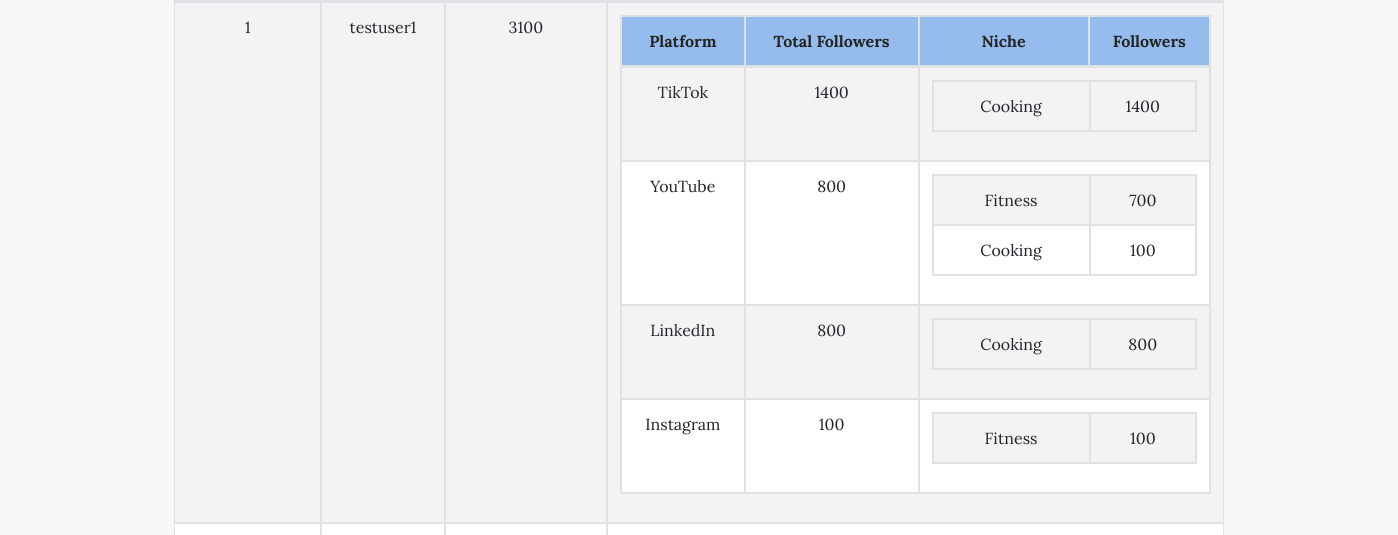
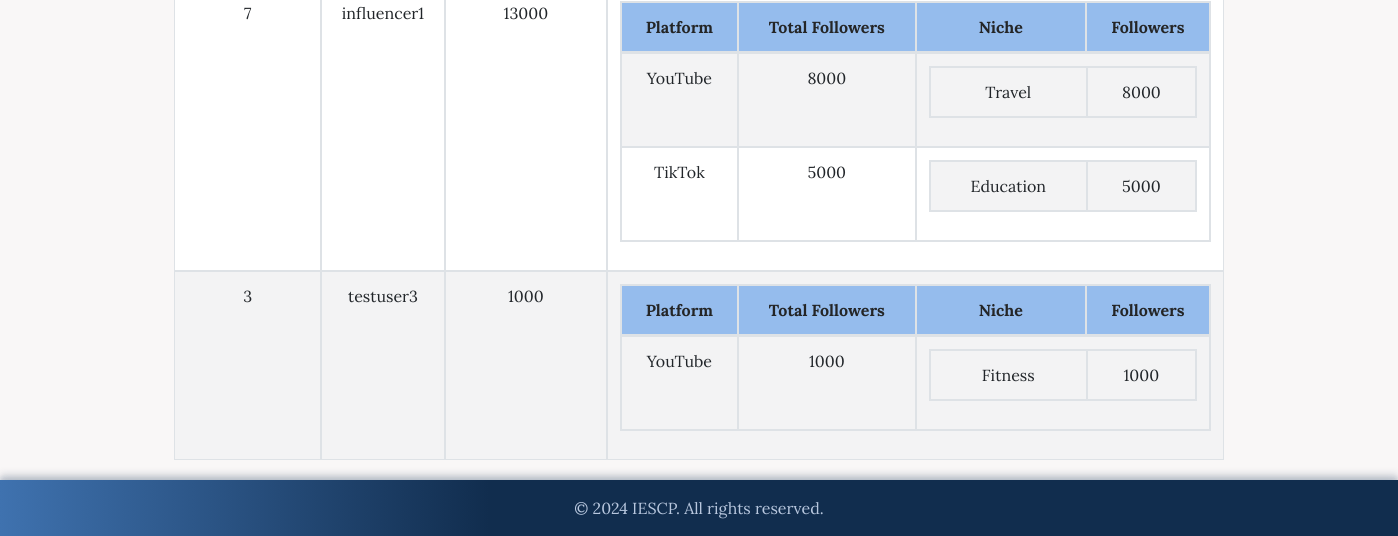
Before: /find_influencer (lower part) with the older database file (2 pictures, top to bottom).
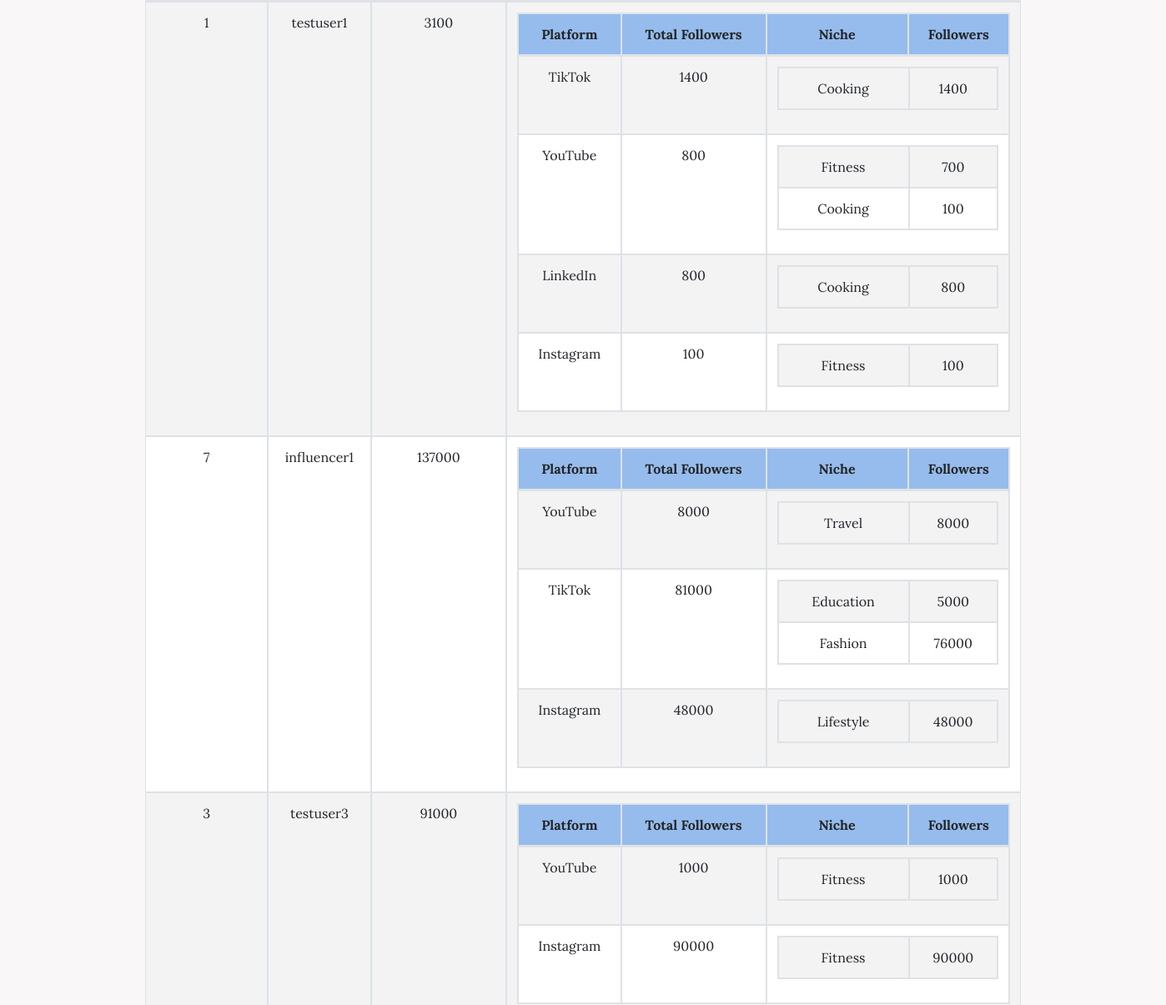
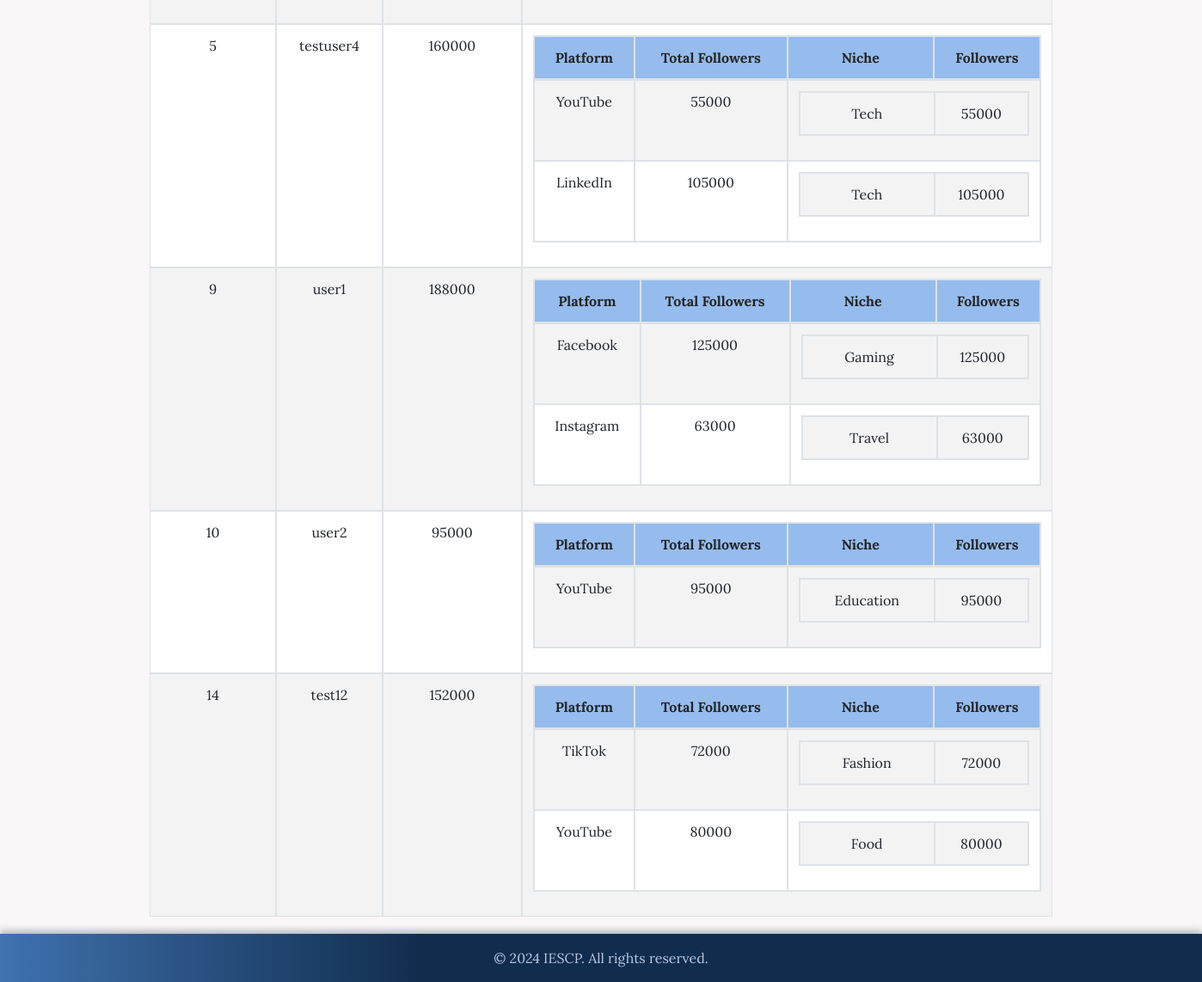
After: the same page with the newer database file (2 pictures, top to bottom).
### app/models.py (models this page shows, shortened)
class InfluencerProfile(db.Model):
    id = db.Column(db.Integer, primary_key=True)
    influencer_id = db.Column(db.Integer, db.ForeignKey('user.id'), nullable=False)
    followers = db.Column(db.Integer, nullable=False, default=0)
    platform = db.Column(db.Text, nullable=False, default='Unknown')
    niche = db.Column(db.Text, nullable=False, default='General')
    __table_args__ = (
        UniqueConstraint('influencer_id', 'platform', 'niche'),
    )

class User(db.Model):
    id = db.Column(db.Integer, primary_key=True)
    username = db.Column(db.String(64), unique=True, nullable=False)
    email = db.Column(db.String(120), unique=True, nullable=False)
    password_hash = db.Column(db.String(128))
    role = db.Column(db.String(64), nullable=False)
    campaigns = db.relationship('Campaign', backref='sponsor', lazy=True)
    ad_requests = db.relationship('AdRequest', backref='influencer', lazy=True)

### app/routes.py (the view, shortened to what this page needs)
@app.route('/find_influencer')
def find_influencer():
    niche_filter = request.args.get('niche', '').lower()
    platform_filter = request.args.get('platform', '').lower()
    selected_niche = request.args.get('niche', '')
    selected_platform = request.args.get('platform', '')
    profiles_query = db.session.query(
        InfluencerProfile,
        User.username.label('user_name')
    ).join(User, InfluencerProfile.influencer_id == User.id)
    profiles = profiles_query.all()
    aggregated_data = {}
    for profile, user_name in profiles:
        influencer_id = profile.influencer_id
        if influencer_id not in aggregated_data:
            aggregated_data[influencer_id] = {
                'username': user_name,
                'total_followers': 0,
                'platforms': {}
            }
        if profile.platform not in aggregated_data[influencer_id]['platforms']:
            aggregated_data[influencer_id]['platforms'][profile.platform] = {
                'total_followers': 0,
                'niches': {}
            }
        aggregated_data[influencer_id]['total_followers'] += profile.followers
        platform_data = aggregated_data[influencer_id]['platforms'][profile.platform]
        platform_data['total_followers'] += profile.followers
        if profile.niche not in platform_data['niches']:
            platform_data['niches'][profile.niche] = 0
        platform_data['niches'][profile.niche] += profile.followers
    profiles_data = []
    for influencer_id, data in aggregated_data.items():
        platforms_data = []
        for platform, platform_data in data['platforms'].items():
            niches_data = [{'niche': niche, 'followers': followers} for niche, followers in platform_data['niches'].items()]
            platforms_data.append({
                'platform': platform,
                'total_followers': platform_data['total_followers'],
                'niches': niches_data
            })
        profiles_data.append({
            'influencer_id': influencer_id,
            'username': data['username'],
            'total_followers': data['total_followers'],
            'platforms': platforms_data
        })
    return render_template('find_influencer.html', active_page='find', profiles=profiles_data, selected_niche=selected_niche, selected_platform=selected_platform)

### app/templates/find_influencer.html (shortened to what this page needs)
{% extends "navbar_after_login.html" %}
{% block styles %}
  <link rel="stylesheet" href="{{ url_for('static', filename='/css/find.css') }}">
{% endblock %}
{% block content %}
<div class="find">
    <div class="container mt-4">
    <div>
                        {% set unique_niches = [] %}
                        {% for profile in profiles %}
                            {% for platform in profile.platforms %}
                                {% for niche in platform.niches %}
                                    {% if niche.niche not in unique_niches %}
                                        {% set _ = unique_niches.append(niche.niche) %}
                                    {% endif %}
                                {% endfor %}
                            {% endfor %}
                        {% endfor %}
                        {% set unique_platforms = [] %}
                        {% for profile in profiles %}
                            {% for platform in profile.platforms %}
                                {% if platform.platform not in unique_platforms %}
                                    {% set _ = unique_platforms.append(platform.platform) %}
                                {% endif %}
                            {% endfor %}
                        {% endfor %}
        <div class="container mt-5">
            <table class="table table-striped">
                <tbody>
                    {% for profile in profiles %}
                    <tr data-niche="{{ profile.platforms|map(attribute='niches')|join(', ') }}" data-platform="{{ profile.platforms|map(attribute='platform')|join(', ') }}">
                        <td style="text-align: center;">{{ profile.influencer_id }}</td>
                        <td style="text-align: center;">{{ profile.username }}</td>
                        <td style="text-align: center;">{{ profile.total_followers }}</td>
                        <td>
                            <table class="table table-bordered nested-table">
                                <thead>
                                    <tr>
                                        <th style="text-align: center;">Platform</th>
                                        <th style="text-align: center;">Total Followers</th>
                                        <th style="text-align: center; width: 170px;">Niche</th>
                                        <th style="text-align: center;">Followers</th>
                                    </tr>
                                </thead>
                                <tbody>
                                    {% for platform in profile.platforms %}
                                    <tr>
                                        <td style="text-align: center;">{{ platform.platform }}</td>
                                        <td style="text-align: center;">{{ platform.total_followers }}</td>
                                        <td colspan="2">
                                            <table class="table table-bordered nested-table">
                                                <tbody>
                                                    {% for niche in platform.niches %}
                                                    <tr>
                                                        <td style="width: 157px;">{{ niche.niche }}</td>
                                                        <td>{{ niche.followers }}</td>
                                                    </tr>
                                                    {% endfor %}
                                                </tbody>
                                            </table>
                                        </td>
                                    </tr>
                                    {% endfor %}
                                </tbody>
                            </table>
                        </td>
                    </tr>
                    {% endfor %}
                </tbody>
            </table>
        </div>
    </div>
{% endblock %}

Changed rows visible on the page:
computed for InfluencerProfile "influencer1": total_followers "13000" → "137000"
computed for InfluencerProfile (number 7 of 18 on the later page): total_followers "5000" → "81000"
added InfluencerProfile: niche "Fashion", followers "76000", shown under "TikTok"
added InfluencerProfile: platform "Instagram", total_followers "48000", niche "Lifestyle", followers "48000"
computed for InfluencerProfile "testuser3": total_followers "1000" → "91000"
added InfluencerProfile: platform "Instagram", total_followers "90000", niche "Fitness", followers "90000"
added InfluencerProfile: influencer_id "5", username "testuser4", total_followers "160000", platform "YouTube", total_followers "55000", niche "Tech", followers "55000"
added InfluencerProfile: platform "LinkedIn", total_followers "105000", niche "Tech", followers "105000"
added InfluencerProfile: influencer_id "9", username "user1", total_followers "188000", platform "Facebook", total_followers "125000", niche "Gaming", followers "125000"
added InfluencerProfile: platform "Instagram", total_followers "63000", niche "Travel", followers "63000"
added InfluencerProfile: influencer_id "10", username "user2", total_followers "95000", platform "YouTube", niche "Education", followers "95000"
added InfluencerProfile: influencer_id "14", username "test12", total_followers "152000", platform "TikTok", total_followers "72000", niche "Fashion", followers "72000"
added InfluencerProfile: platform "YouTube", total_followers "80000", niche "Food", followers "80000"
